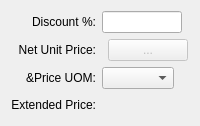
         <widget class="QWidget" name="_saleTab">
          <attribute name="title">
           <string>Sale</string>
          </attribute>
          <layout class="QGridLayout" name="gridLayout_2">
           <item row="0" column="0">
            <layout class="QVBoxLayout" name="_2">
             <item>
              <layout class="QGridLayout" name="_3">
               <item row="0" column="0">
                <widget class="QLabel" name="_saleDiscountFromSalePrcntLit">
                 <property name="text">
                  <string>Discount %:</string>
                 </property>
                 <property name="alignment">
                  <set>Qt::AlignRight|Qt::AlignTrailing|Qt::AlignVCenter</set>
                 </property>
                 <property name="buddy">
                  <cstring>_discountFromSale</cstring>
                 </property>
                </widget>
               </item>
               <item row="0" column="1">
                <layout class="QHBoxLayout" name="_4">
                 <item>
                  <widget class="XLineEdit" name="_saleDiscountFromSale">
                   <property name="sizePolicy">
                    <sizepolicy hsizetype="Preferred" vsizetype="Fixed">
                     <horstretch>0</horstretch>
                     <verstretch>0</verstretch>
                    </sizepolicy>
                   </property>
                   <property name="maximumSize">
                    <size>
                     <width>80</width>
                     <height>32767</height>
                    </size>
                   </property>
                   <property name="focusPolicy">
                    <enum>Qt::StrongFocus</enum>
                   </property>
                   <property name="alignment">
                    <set>Qt::AlignRight</set>
                   </property>
                  </widget>
                 </item>
                 <item>
                  <spacer>
                   <property name="orientation">
                    <enum>Qt::Horizontal</enum>
                   </property>
                   <property name="sizeHint" stdset="0">
                    <size>
                     <width>0</width>
                     <height>20</height>
                    </size>
                   </property>
                  </spacer>
                 </item>
                </layout>
               </item>
               <item row="1" column="1">
                <layout class="QHBoxLayout" name="_5">
                 <item>
                  <widget class="CurrCluster" name="_saleNetUnitPrice">
                   <property name="focusPolicy">
                    <enum>Qt::StrongFocus</enum>
                   </property>
                   <property name="format">
                    <enum>CurrDisplay::Cost</enum>
                   </property>
                   <property name="currencyEditable" stdset="0">
                    <bool>false</bool>
                   </property>
                  </widget>
                 </item>
                 <item>
                  <widget class="QPushButton" name="_saleListPrices">
                   <property name="enabled">
                    <bool>false</bool>
                   </property>
                   <property name="focusPolicy">
                    <enum>Qt::StrongFocus</enum>
                   </property>
                   <property name="text">
                    <string>...</string>
                   </property>
                  </widget>
                 </item>
                 <item>
                  <spacer>
                   <property name="orientation">
                    <enum>Qt::Horizontal</enum>
                   </property>
                   <property name="sizeHint" stdset="0">
                    <size>
                     <width>0</width>
                     <height>20</height>
                    </size>
                   </property>
                  </spacer>
                 </item>
                </layout>
               </item>
               <item row="1" column="0">
                <widget class="QLabel" name="_netUnitPriceLit_2">
                 <property name="text">
                  <string>Net Unit Price:</string>
                 </property>
                 <property name="alignment">
                  <set>Qt::AlignRight|Qt::AlignTrailing|Qt::AlignVCenter</set>
                 </property>
                </widget>
               </item>
               <item row="2" column="0">
                <widget class="QLabel" name="_priceUOMLit_2">
                 <property name="text">
                  <string>&amp;Price UOM:</string>
                 </property>
                 <property name="alignment">
                  <set>Qt::AlignRight|Qt::AlignTrailing|Qt::AlignVCenter</set>
                 </property>
                 <property name="buddy">
                  <cstring>_pricingUOM</cstring>
                 </property>
                </widget>
               </item>
               <item row="2" column="1">
                <layout class="QHBoxLayout" name="_6">
                 <item>
                  <widget class="XComboBox" name="_salePricingUOM">
                   <property name="focusPolicy">
                    <enum>Qt::WheelFocus</enum>
                   </property>
                  </widget>
                 </item>
                 <item>
                  <spacer>
                   <property name="orientation">
                    <enum>Qt::Horizontal</enum>
                   </property>
                   <property name="sizeHint" stdset="0">
                    <size>
                     <width>0</width>
                     <height>20</height>
                    </size>
                   </property>
                  </spacer>
                 </item>
                </layout>
               </item>
               <item row="3" column="1">
                <layout class="QHBoxLayout" name="_7">
                 <item>
                  <widget class="CurrCluster" name="_saleExtendedPrice">
                   <property name="focusPolicy">
                    <enum>Qt::NoFocus</enum>
                   </property>
                   <property name="currencyEditable" stdset="0">
                    <bool>false</bool>
                   </property>
                   <property name="currencyVisible">
                    <bool>false</bool>
                   </property>
                   <property name="enabled">
                    <bool>false</bool>
                   </property>
                  </widget>
                 </item>
                 <item>
                  <spacer>
                   <property name="orientation">
                    <enum>Qt::Horizontal</enum>
                   </property>
                   <property name="sizeHint" stdset="0">
                    <size>
                     <width>0</width>
                     <height>20</height>
                    </size>
                   </property>
                  </spacer>
                 </item>
                </layout>
               </item>
               <item row="3" column="0">
                <widget class="QLabel" name="_extendedPriceLit_2">
                 <property name="text">
                  <string>Extended Price:</string>
                 </property>
                 <property name="alignment">
                  <set>Qt::AlignRight|Qt::AlignTrailing|Qt::AlignVCenter</set>
                 </property>
                </widget>
               </item>
              </layout>
             </item>
             <item>
              <spacer>
               <property name="orientation">
                <enum>Qt::Vertical</enum>
               </property>
               <property name="sizeHint" stdset="0">
                <size>
                 <width>20</width>
                 <height>0</height>
                </size>
               </property>
              </spacer>
             </item>
            </layout>
           </item>
          </layout>
         </widget>
